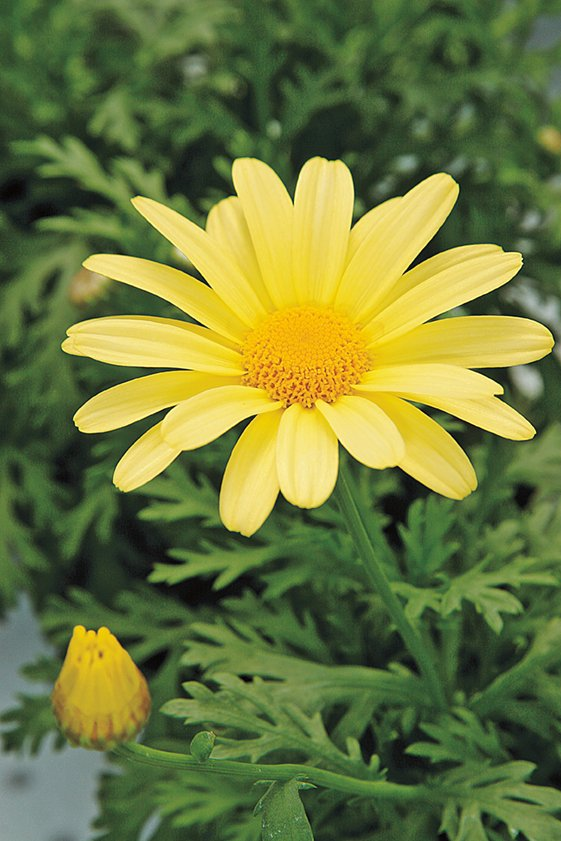
#> input picture images/daisy.jpg, 561 x 841 px
$ python image_sharpening.py   (older library calls are emulated)
#> lines starting #> are read from the running program, lines starting #| are printed output that depends on the picture
import cv2
import numpy as np
import matplotlib.pyplot as plt

imgPath = 'images/daisy.jpg'
img_bgr = cv2.imread(imgPath)
#> img_bgr is the input picture: shape (841, 561, 3); mean B, G, R 60.7, 120.3, 108.5
if img_bgr is None:
    raise FileNotFoundError(f"Could not load '{imgPath}'. Check the file path.")

img = cv2.cvtColor(img_bgr, cv2.COLOR_BGR2RGB)

# --- Unsharp masking (applied per channel) ---
# Sharpened = Original + k * (Original - Blurred)
# where (Original - Blurred) is the high-frequency "detail" layer
blurred  = cv2.GaussianBlur(img, ksize=(5, 5), sigmaX=2, sigmaY=2)
detail   = img.astype(np.float32) - blurred.astype(np.float32)
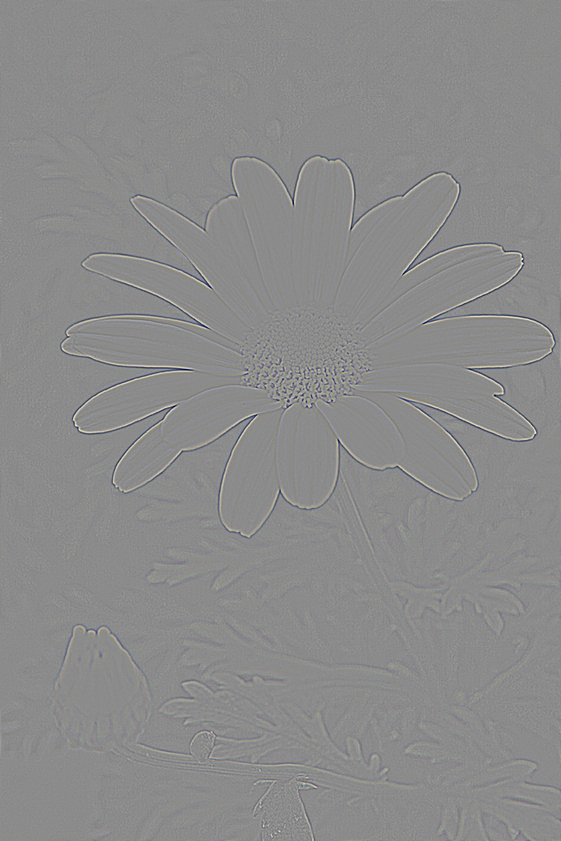
#> detail: shape (841, 561, 3) float32; mean R, G, B 0, 0, 0; drawn with min black and max white

k = 1.5   # sharpening strength — increase for stronger effect
sharpened = np.clip(img.astype(np.float32) + k * detail, 0, 255).astype(np.uint8)

# --- Laplacian sharpening (applied per channel) ---
# Uses the Laplacian (second-order derivative) to detect and enhance edges
laplacian = np.stack([
    cv2.Laplacian(img[:, :, ch], ddepth=cv2.CV_32F, ksize=3)
    for ch in range(3)
], axis=-1)
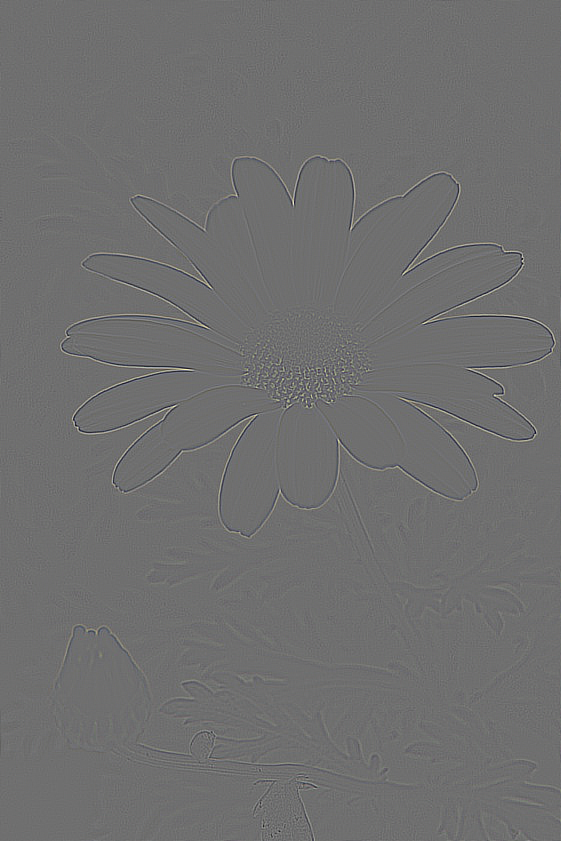
#> laplacian: shape (841, 561, 3) float32; mean R, G, B 0, 0, 0; drawn with min black and max white
sharpened_lap = np.clip(img.astype(np.float32) - laplacian, 0, 255).astype(np.uint8)
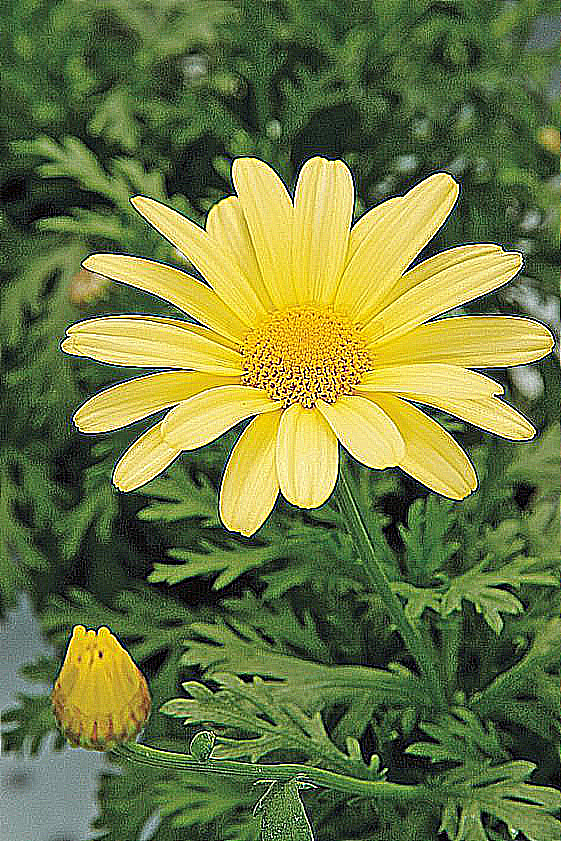
#> sharpened_lap: shape (841, 561, 3); mean R, G, B 107.6, 120.1, 63.9

# Plot
fig, axes = plt.subplots(1, 4, figsize=(20, 5))

axes[0].imshow(img)
axes[0].set_title('Original')
axes[0].axis('off')

axes[1].imshow(np.clip(detail + 128, 0, 255).astype(np.uint8))
axes[1].set_title('Detail Layer\n(Original − Blurred)')
axes[1].axis('off')

axes[2].imshow(sharpened)
axes[2].set_title(f'Unsharp Masking (k={k})\n(5×5 Gaussian, σ=2)')
axes[2].axis('off')

axes[3].imshow(sharpened_lap)
axes[3].set_title('Laplacian Sharpening\n(3×3 kernel)')
axes[3].axis('off')

plt.tight_layout()
plt.savefig('outputs/image_sharpening_output.png', dpi=150, bbox_inches='tight')
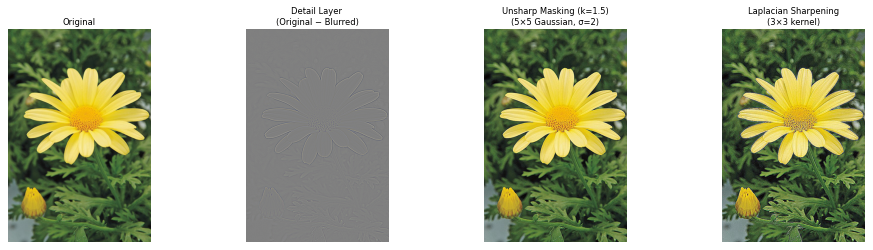
#> figure drawn by matplotlib, 4 panels
plt.show()

cv2.imwrite('outputs/sharpened_unsharp.png', sharpened)
cv2.imwrite('outputs/sharpened_laplacian.png', sharpened_lap)
print("Done. Outputs saved: sharpened_unsharp.png, sharpened_laplacian.png, image_sharpening_output.png")

$ run again, with images/emma.jpg copied over images/daisy.jpg
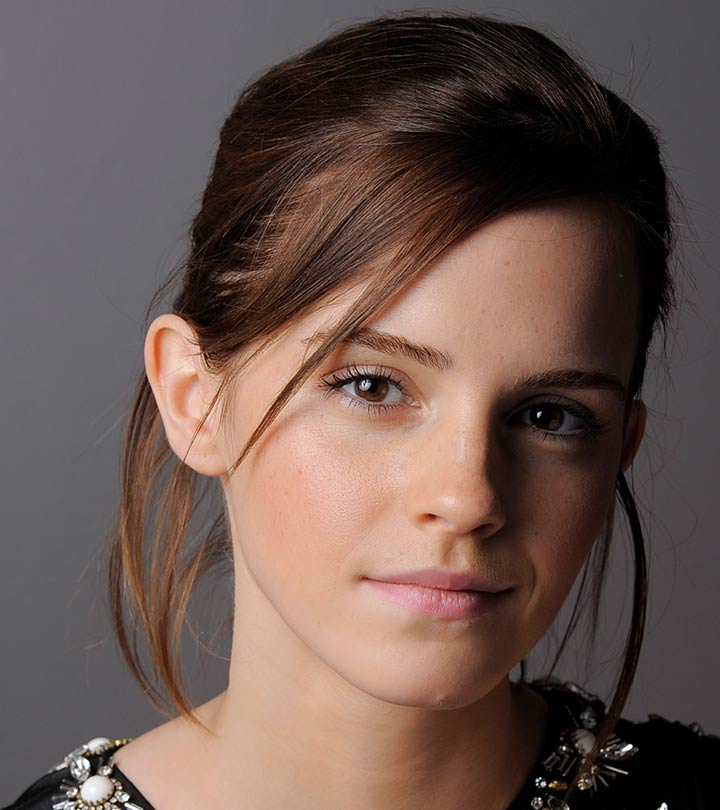
#> input picture images/emma.jpg, 720 x 810 px
#> img_bgr is the input picture: shape (810, 720, 3); mean B, G, R 80.1, 87.4, 106.8
#> `laplacian = np.stack([ cv2.Laplacian(img[:, :, ch], ddepth=cv2.CV_32F,..`:
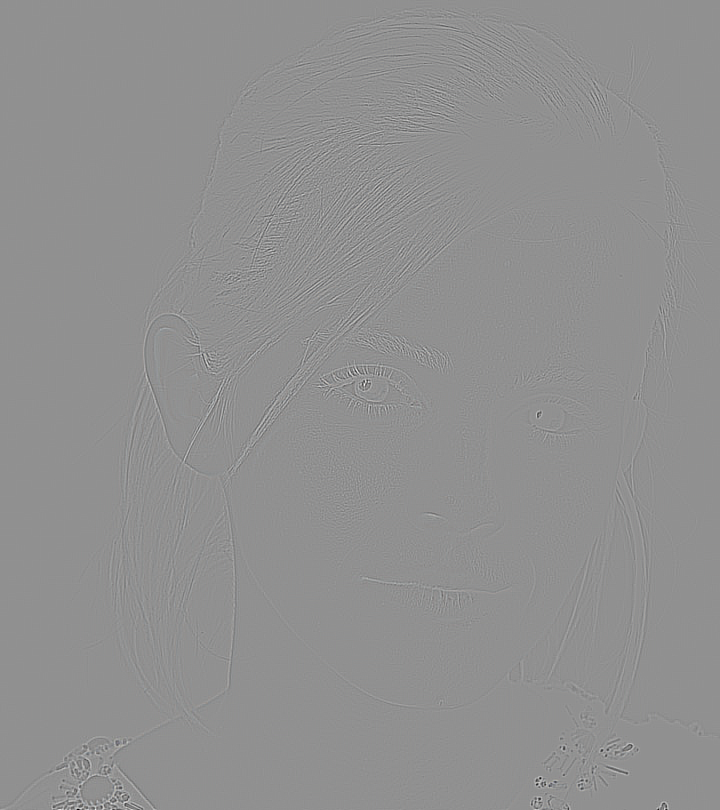
#> laplacian: shape (810, 720, 3) float32; mean R, G, B 0, 0, 0; drawn with min black and max white
#> `plt.savefig('outputs/image_sharpening_output.png', dpi=150, bbox_inche..`:
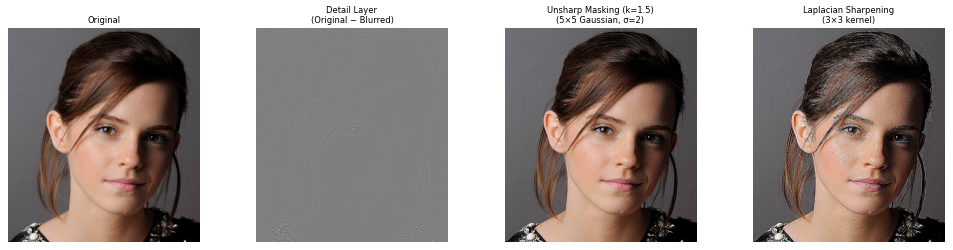
#> figure drawn by matplotlib, 4 panels

$ run again, with images/highlights_and_shadows.jpg copied over images/daisy.jpg
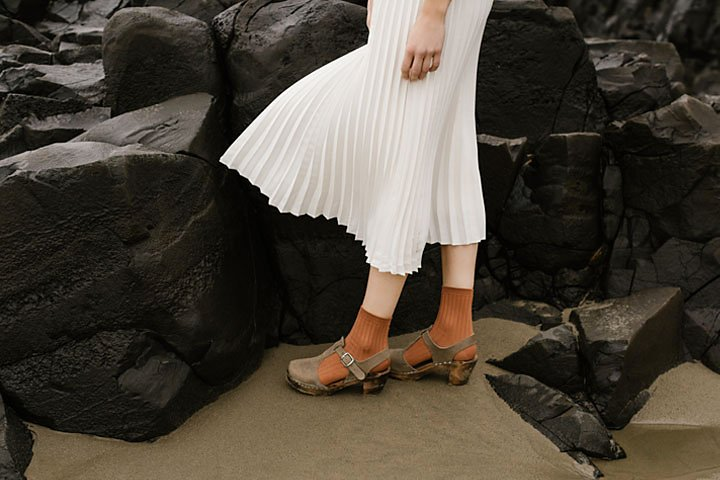
#> input picture images/highlights_and_shadows.jpg, 720 x 480 px
#> img_bgr is the input picture: shape (480, 720, 3); mean B, G, R 58.1, 68.6, 75.7
#> `laplacian = np.stack([ cv2.Laplacian(img[:, :, ch], ddepth=cv2.CV_32F,..`:
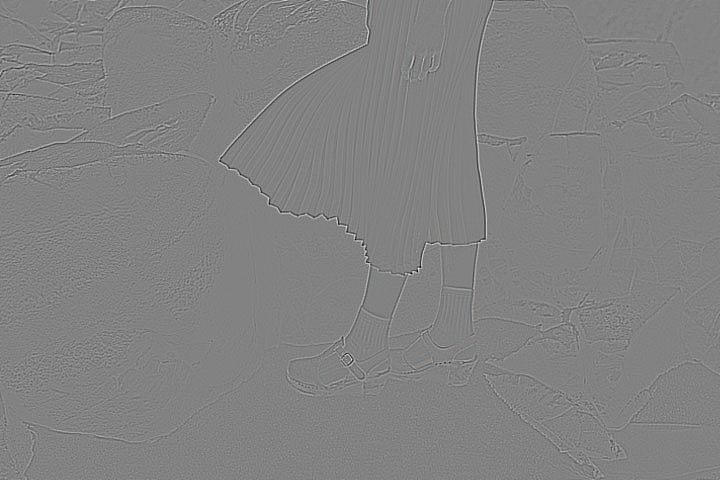
#> laplacian: shape (480, 720, 3) float32; mean R, G, B 0, 0, 0; drawn with min black and max white
#> `plt.savefig('outputs/image_sharpening_output.png', dpi=150, bbox_inche..`:
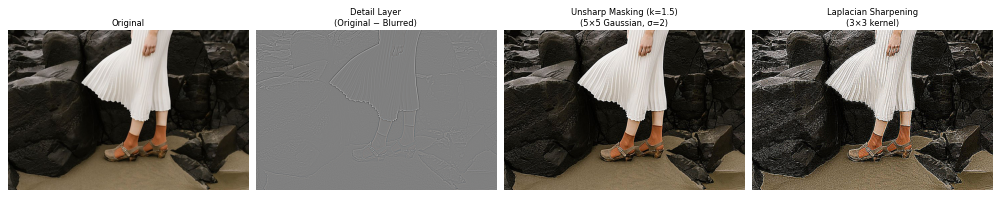
#> figure drawn by matplotlib, 4 panels

$ run again, with images/jeniffer.jpg copied over images/daisy.jpg
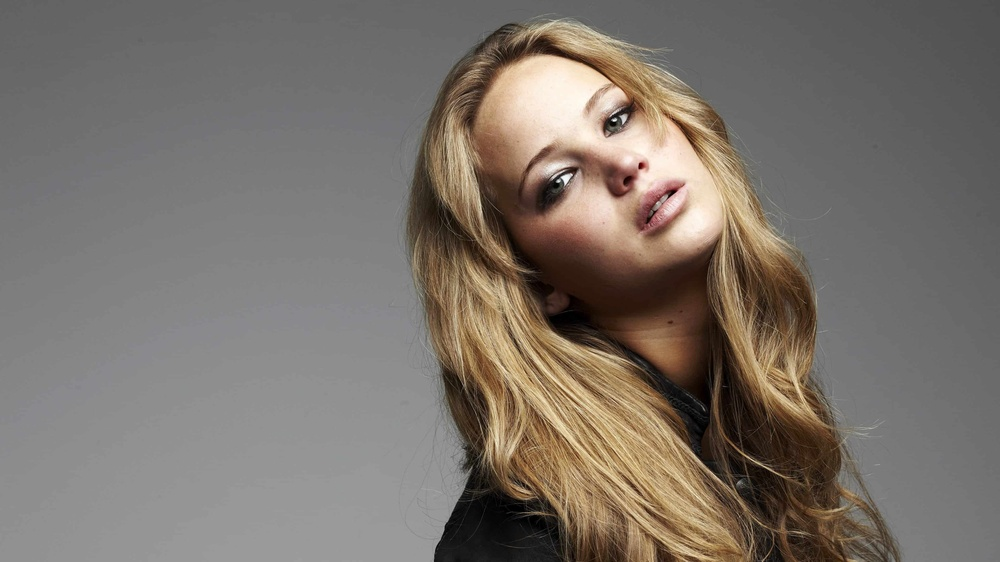
#> input picture images/jeniffer.jpg, 1000 x 562 px, shrunk from 3840 x 2160 before the run
#> img_bgr is the input picture: shape (562, 1000, 3); mean B, G, R 106.8, 114.3, 122.3
#> `laplacian = np.stack([ cv2.Laplacian(img[:, :, ch], ddepth=cv2.CV_32F,..`:
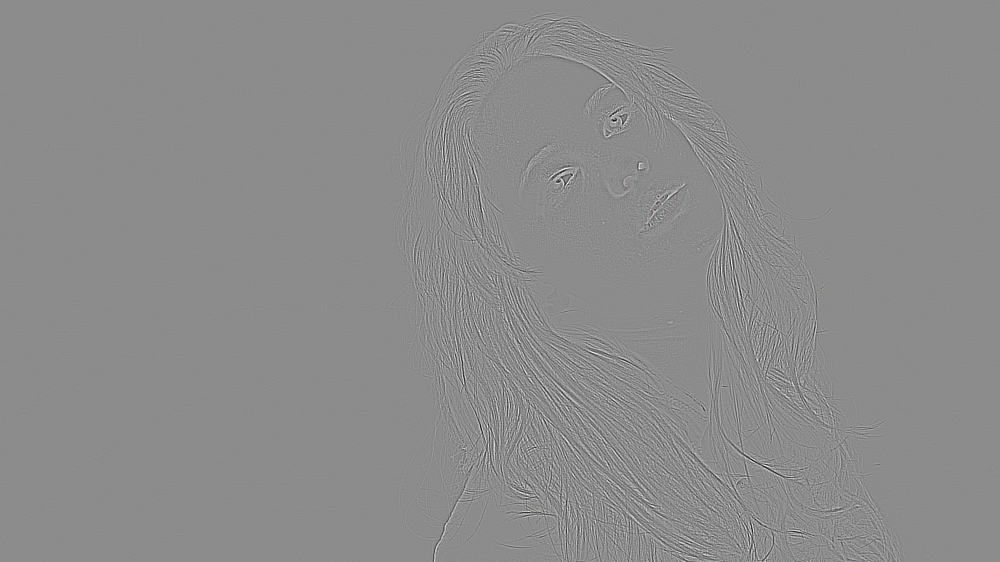
#> laplacian: shape (562, 1000, 3) float32; mean R, G, B 0, 0, 0; drawn with min black and max white
#> `plt.savefig('outputs/image_sharpening_output.png', dpi=150, bbox_inche..`:
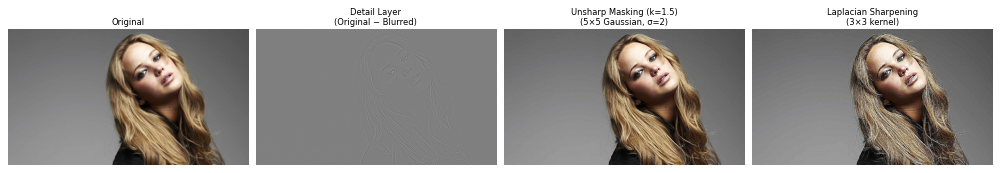
#> figure drawn by matplotlib, 4 panels
